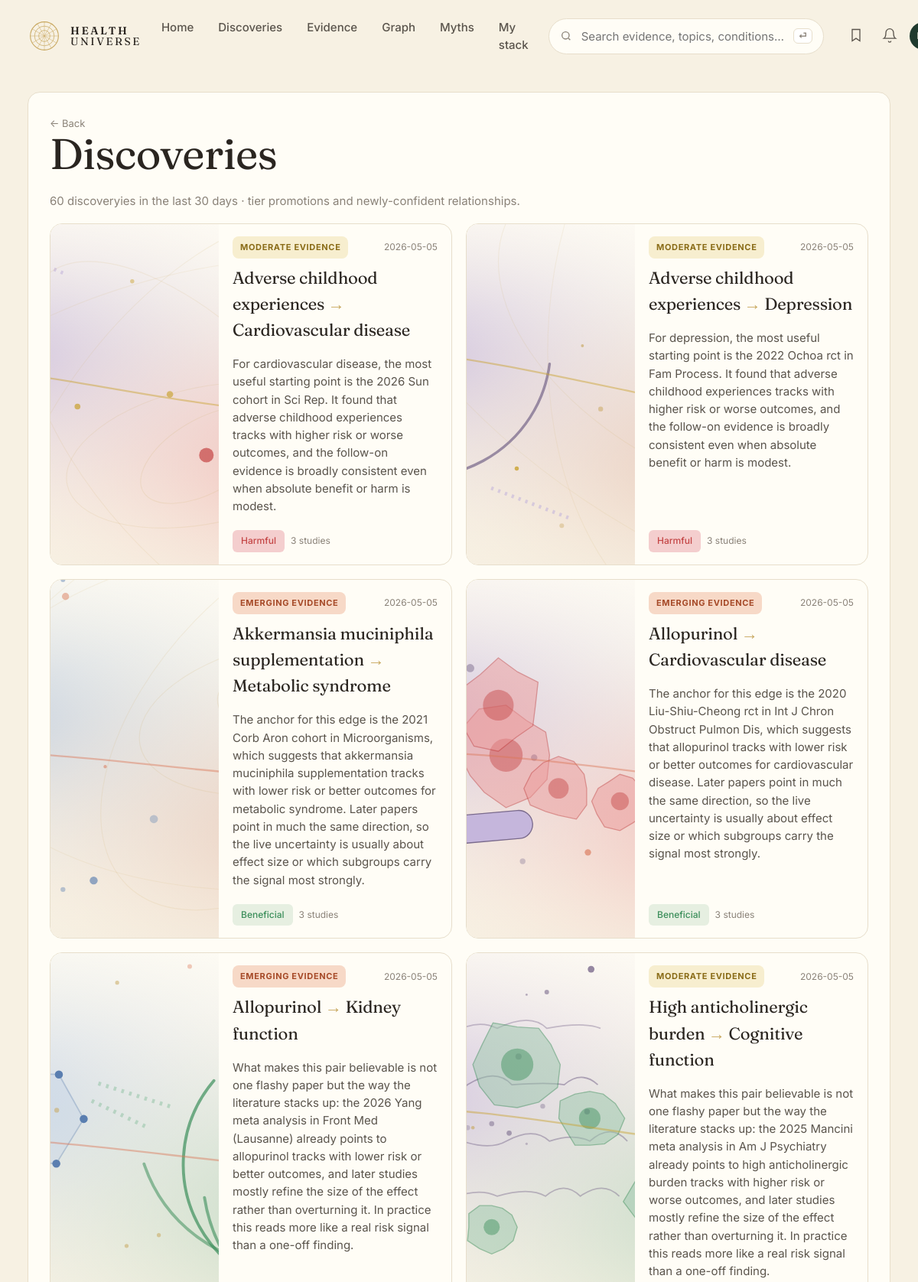
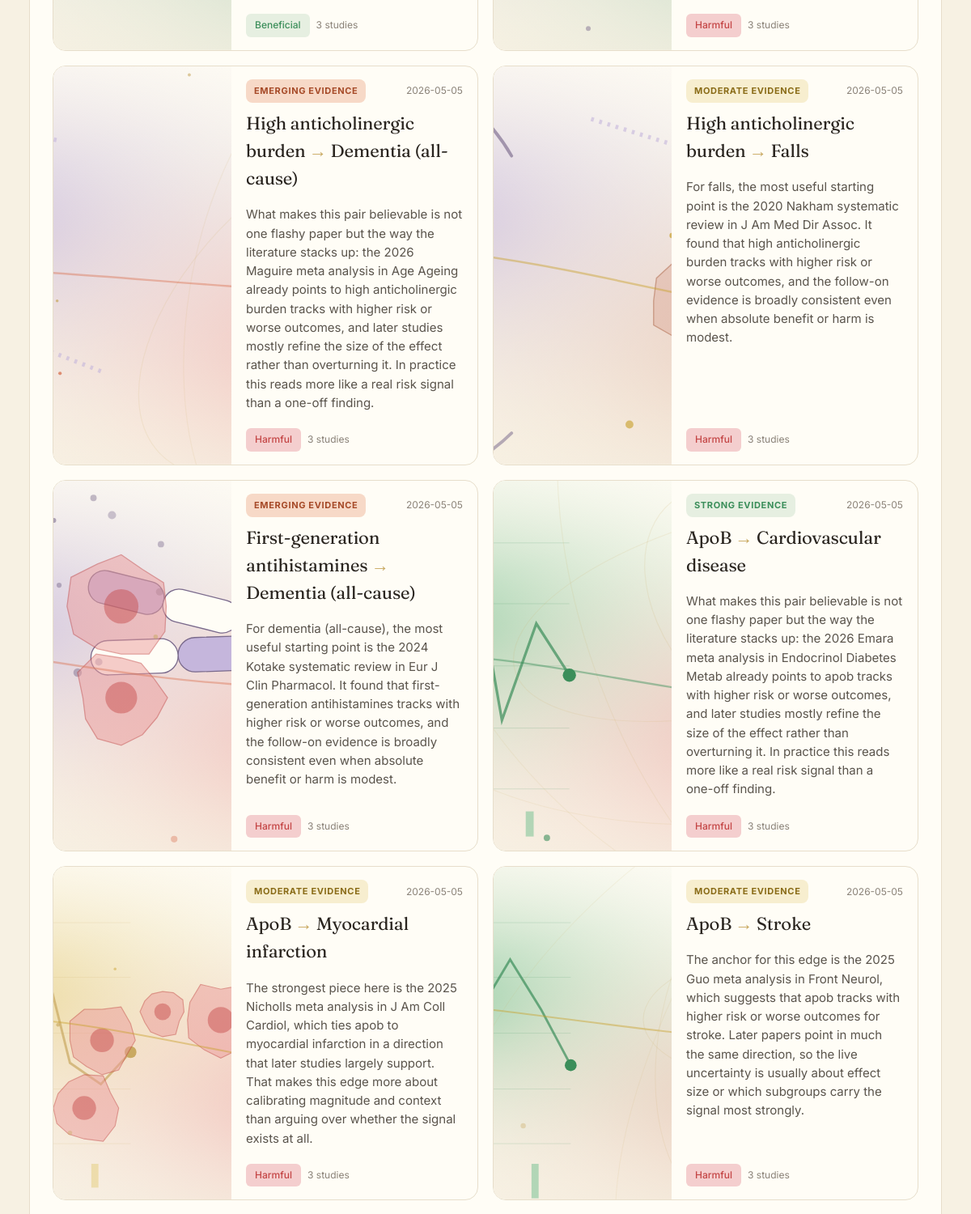
Page /discoveries (upper part) on the committed database (2 pictures, top to bottom).
### tables this page shows
CREATE TABLE edge (
    id              INTEGER PRIMARY KEY,
    factor_id       INTEGER NOT NULL REFERENCES entity(id),
    outcome_id      INTEGER NOT NULL REFERENCES entity(id),
    direction       TEXT NOT NULL CHECK (direction IN (
                      'protective','harmful','neutral','u_shaped','mixed')),
    tier            TEXT NOT NULL CHECK (tier IN ('A','B','C','D','X','deprecated')),
    effect_size     TEXT,         -- qualitative: trivial/small/moderate/large
    effect_quant    TEXT,         -- e.g. "RR 0.82 (0.74-0.91)"
    population      TEXT,         -- e.g. "adults>50; ApoE4 carriers"
    mechanism       TEXT,         -- 1-paragraph plain English
    summary         TEXT,         -- card body copy
    caveats         TEXT,
    seed_source     TEXT NOT NULL CHECK (seed_source IN ('claude_seed','gemma_daily','manual')),
    created_at      TEXT NOT NULL DEFAULT (datetime('now')),
    updated_at      TEXT NOT NULL DEFAULT (datetime('now')),
    last_reviewed   TEXT NOT NULL DEFAULT (datetime('now')), embedding BLOB, embedded_at TEXT,
    UNIQUE(factor_id, outcome_id, population)
);

### web/app.py (the view)
@app.get("/discoveries", response_class=HTMLResponse)
def discoveries(request: Request, days: int = 30, page: int = 1):
    with connect() as conn:
        all_rows = _new_discoveries(conn, days=days, limit=200)
    pg = _paginate(len(all_rows), page)
    rows = all_rows[pg["offset"]: pg["offset"] + PAGE_SIZE]
    return render(request, "discoveries.html", {
        "title": "Discoveries", "rows": rows, "days": days,
        "pg": pg, "base_path": "/discoveries",
    })

### web/templates/discoveries.html (shortened to what this page needs)
{% extends "base.html" %}
{% block content %}
<section class="list-page">
  <a class="back" href="/">← Back</a>
  <h1>Discoveries</h1>
  <p class="muted">{{ rows|length }} discovery{{ rows|length != 1 and "ies" or "" }} in the last {{ days }} days · tier promotions and newly-confident relationships.</p>
  <div class="discovery-grid">
    {% for r in rows %}
    <a class="disc-card tier-bg-{{ r.tier }}" href="/edge/{{ r.id }}">
      <div class="disc-art">{{ edge_svg(factor_slug=r.f_slug, outcome_slug=r.o_slug, tier=r.tier, factor_kind=r.f_kind, outcome_kind=r.o_kind) | safe }}</div>
      <div class="disc-body">
        <div class="row-between">
          <span class="pill tier-{{ r.tier }}">{{ TIER_LABEL[r.tier] | upper }}</span>
          <span class="muted small">{{ (r.promoted_at or r.updated_at)[:10] }}</span>
        </div>
        <h3>{{ r.f_name }} <span class="arrow">→</span> {{ r.o_name }}</h3>
        <p>{{ r.summary }}</p>
        <div class="feat-meta">
          <span class="badge dir-{{ r.direction }}">{{ DIRECTION_LABEL[r.direction] }}</span>
          <span class="muted small">{{ r.n_studies }} studies</span>
        </div>
      </div>
    </a>
    {% else %}
    <div class="empty">No new discoveries yet — they'll appear here when the daily Gemma loop promotes an edge into tier A or B, or creates a new high-confidence one.</div>
    {% endfor %}
  </div>
</section>
{% endblock %}

### web/static/style.css (style rules this page uses)
:root { --bg: #f7f1e3; --bg-soft: #faf6ea; --surface: #fffdf6; --ink: #2a2520; --ink-soft: #5a544c; --muted: #8a8278; --line: #e7decb; --primary: #1f3a2e; --primary-ink: #f7f1e3; --gold: #c9a961; --gold-soft: #e8d8a6; --tier-A: #3b8e5a; --tier-A-bg: #e6efe1; --tier-B: #c8a02a; --tier-B-bg: #f7eecf; --tier-C: #d97757; --tier-C-bg: #f7d9c7; --tier-D: #c44545; --tier-D-bg: #f4cece; --tier-X: #7a6a8c; --tier-X-bg: #ebe2f2; --dir-protective: var(--tier-A); --dir-protective-bg: var(--tier-A-bg); --dir-harmful: var(--tier-D); --dir-harmful-bg: var(--tier-D-bg); --dir-neutral: #8a8278; --dir-neutral-bg: #ece6d8; --dir-mixed: var(--tier-B); --dir-mixed-bg: var(--tier-B-bg); --dir-u_shaped: var(--tier-C); --dir-u_shaped-bg:var(--tier-C-bg); --radius: 16px; --radius-sm: 10px; --shadow-1: 0 1px 2px rgba(40,32,20,.05), 0 8px 24px rgba(40,32,20,.05); }
* { box-sizing: border-box; }
html, body { margin: 0; padding: 0; }
body { background: var(--bg); color: var(--ink); font-family: 'Inter', system-ui, -apple-system, sans-serif; font-size: 15px; line-height: 1.55; -webkit-font-smoothing: antialiased; }
h1, h2, h3, .serif { font-family: 'Fraunces', Georgia, serif; font-weight: 400; letter-spacing: -0.01em; }
h1 { font-size: 56px; line-height: 1.05; margin: 0 0 20px; }
h3 { font-size: 22px; margin: 0 0 8px; }
p { margin: 0 0 12px; color: var(--ink-soft); }
a { color: inherit; text-decoration: none; }
.muted { color: var(--muted); }
.small { font-size: 12px; }
.row-between { display: flex; justify-content: space-between; align-items: center; }
.pill { display: inline-block; font-size: 11px; font-weight: 700; letter-spacing: 0.06em; padding: 6px 10px; border-radius: 8px; background: var(--gold-soft); color: var(--ink); }
.pill.tier-A { background: var(--tier-A-bg); color: var(--tier-A); }
.pill.tier-B { background: var(--tier-B-bg); color: #8a6c18; }
.pill.tier-C { background: var(--tier-C-bg); color: #a64a28; }
.badge { display: inline-flex; align-items: center; gap: 4px; font-size: 12px; font-weight: 500; padding: 4px 10px; border-radius: 6px; border: 1px solid transparent; }
.badge.dir-protective { background: var(--dir-protective-bg); color: var(--dir-protective); }
.badge.dir-harmful { background: var(--dir-harmful-bg); color: var(--dir-harmful); }
.feat-meta { display: flex; gap: 8px; align-items: center; flex-wrap: wrap; margin-top: auto; }
.edge-page, .list-page { background: var(--surface); border: 1px solid var(--line); border-radius: var(--radius); padding: 28px; }
.back { color: var(--muted); font-size: 13px; }
.discovery-grid { display: grid; grid-template-columns: repeat(2, 1fr); gap: 18px; margin-top: 18px; }
.disc-card { display: grid; grid-template-columns: 220px 1fr; gap: 0; background: var(--surface); border: 1px solid var(--line); border-radius: var(--radius); overflow: hidden; color: inherit; transition: transform .15s ease; }
.disc-art { background: var(--bg-soft); }
.disc-art > svg { display: block; width: 100%; height: 100%; min-height: 180px; }
.disc-body { padding: 16px 18px; display: flex; flex-direction: column; gap: 8px; }
.disc-body h3 { font-size: 22px; }
.disc-body .arrow { color: var(--gold); }

### rows in the picture
edge: tier "MODERATE EVIDENCE", updated_at "2026-05-05", f_name "Adverse childhood experiences", o_name "Cardiovascular disease", summary "For cardiovascular disease, the most useful starting point is the 2026 Sun cohort in Sci Rep. It found that adverse childhood experiences tracks with higher risk or worse outcomes, and the follow-on evidence is broadly consistent even when absolute benefit or harm is modest.", direction "Harmful", n_studies "3"
edge: tier "MODERATE EVIDENCE", updated_at "2026-05-05", f_name "Adverse childhood experiences", o_name "Depression", summary "For depression, the most useful starting point is the 2022 Ochoa rct in Fam Process. It found that adverse childhood experiences tracks with higher risk or worse outcomes, and the follow-on evidence is broadly consistent even when absolute benefit or harm is modest.", direction "Harmful", n_studies "3"
edge: tier "EMERGING EVIDENCE", updated_at "2026-05-05", f_name "Akkermansia muciniphila supplementation", o_name "Metabolic syndrome", summary "The anchor for this edge is the 2021 Corb Aron cohort in Microorganisms, which suggests that akkermansia muciniphila supplementation tracks with lower risk or better outcomes for metabolic syndrome. Later papers point in much the same direction, so the live uncertainty is usually about effect size or which subgroups carry the signal most strongly.", direction "Beneficial", n_studies "3"
edge: tier "EMERGING EVIDENCE", updated_at "2026-05-05", f_name "Allopurinol", o_name "Cardiovascular disease", summary "The anchor for this edge is the 2020 Liu-Shiu-Cheong rct in Int J Chron Obstruct Pulmon Dis, which suggests that allopurinol tracks with lower risk or better outcomes for cardiovascular disease. Later papers point in much the same direction, so the live uncertainty is usually about effect size or which subgroups carry the signal most strongly.", direction "Beneficial", n_studies "3"
edge: tier "EMERGING EVIDENCE", updated_at "2026-05-05", f_name "Allopurinol", o_name "Kidney function", summary "What makes this pair believable is not one flashy paper but the way the literature stacks up: the 2026 Yang meta analysis in Front Med (Lausanne) already points to allopurinol tracks with lower risk or better outcomes, and later studies mostly refine the size of the effect rather than overturning it. In practice this reads more like a real risk signal than a one-off finding.", direction "Beneficial", n_studies "3"
edge: tier "MODERATE EVIDENCE", updated_at "2026-05-05", f_name "High anticholinergic burden", o_name "Cognitive function", summary "What makes this pair believable is not one flashy paper but the way the literature stacks up: the 2025 Mancini meta analysis in Am J Psychiatry already points to high anticholinergic burden tracks with higher risk or worse outcomes, and later studies mostly refine the size of the effect rather than overturning it. In practice this reads more like a real risk signal than a one-off finding.", direction "Harmful", n_studies "3"
edge: tier "EMERGING EVIDENCE", updated_at "2026-05-05", f_name "High anticholinergic burden", o_name "Dementia (all-cause)", summary "What makes this pair believable is not one flashy paper but the way the literature stacks up: the 2026 Maguire meta analysis in Age Ageing already points to high anticholinergic burden tracks with higher risk or worse outcomes, and later studies mostly refine the size of the effect rather than overturning it. In practice this reads more like a real risk signal than a one-off finding.", direction "Harmful", n_studies "3"
edge: tier "MODERATE EVIDENCE", updated_at "2026-05-05", f_name "High anticholinergic burden", o_name "Falls", summary "For falls, the most useful starting point is the 2020 Nakham systematic review in J Am Med Dir Assoc. It found that high anticholinergic burden tracks with higher risk or worse outcomes, and the follow-on evidence is broadly consistent even when absolute benefit or harm is modest.", direction "Harmful", n_studies "3"
edge: tier "EMERGING EVIDENCE", updated_at "2026-05-05", f_name "First-generation antihistamines", o_name "Dementia (all-cause)", summary "For dementia (all-cause), the most useful starting point is the 2024 Kotake systematic review in Eur J Clin Pharmacol. It found that first-generation antihistamines tracks with higher risk or worse outcomes, and the follow-on evidence is broadly consistent even when absolute benefit or harm is modest.", direction "Harmful", n_studies "3"
edge: tier "STRONG EVIDENCE", updated_at "2026-05-05", f_name "ApoB", o_name "Cardiovascular disease", summary "What makes this pair believable is not one flashy paper but the way the literature stacks up: the 2026 Emara meta analysis in Endocrinol Diabetes Metab already points to apob tracks with higher risk or worse outcomes, and later studies mostly refine the size of the effect rather than overturning it. In practice this reads more like a real risk signal than a one-off finding.", direction "Harmful", n_studies "3"
edge: tier "MODERATE EVIDENCE", updated_at "2026-05-05", f_name "ApoB", o_name "Myocardial infarction", summary "The strongest piece here is the 2025 Nicholls meta analysis in J Am Coll Cardiol, which ties apob to myocardial infarction in a direction that later studies largely support. That makes this edge more about calibrating magnitude and context than arguing over whether the signal exists at all.", direction "Harmful", n_studies "3"
edge: tier "MODERATE EVIDENCE", updated_at "2026-05-05", f_name "ApoB", o_name "Stroke", summary "The anchor for this edge is the 2025 Guo meta analysis in Front Neurol, which suggests that apob tracks with higher risk or worse outcomes for stroke. Later papers point in much the same direction, so the live uncertainty is usually about effect size or which subgroups carry the signal most strongly.", direction "Harmful", n_studies "3"

### other values in the picture
{{ rows|length }} "60"
{{ rows|length != 1 and "ies" or "" }} "ies"
{{ days }} "30"
